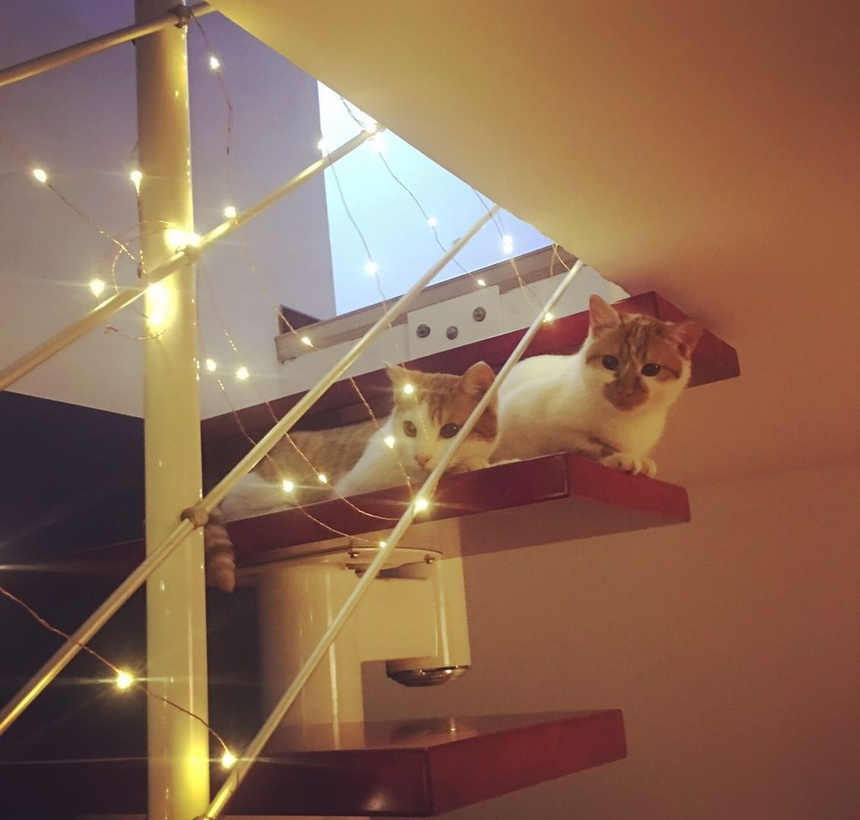
#> input picture traditional_cv/xxm.jpeg, 860 x 820 px, shrunk from 1132 x 1080 before the run, found by its file name
$ python median_blur_scratch.py
#> lines starting #> are read from the running program, lines starting #| are printed output that depends on the picture
import cv2
import numpy as np
import math

img_path = '/Users/mc/Documents/python/cv/traditional_cv/xxm.jpeg'
img = cv2.imread(img_path, 0)
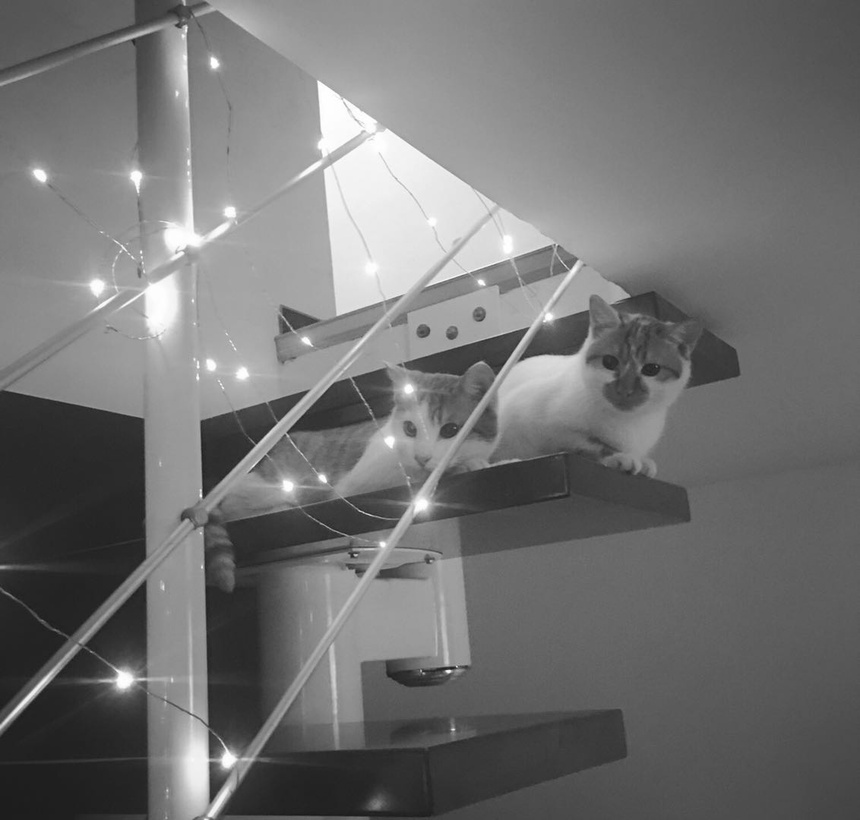
#> img: shape (820, 860); min 26, max 255, mean 113.6
# [6 lines of commented-out code are left out]

shape = img.shape
#> shape = (820, 860)
kernel_size = 11
padding_size = math.ceil((kernel_size - 1) / 2)

def padding_replica(img, padding_size):
    padding_matrix_vert_ceil = np.array([img[:][0] for _ in range(padding_size)])
    padding_matrix_vert_floor = np.array([img[:][-1] for _ in range(padding_size)])
    img = np.concatenate((img, padding_matrix_vert_floor))
    img = np.concatenate((padding_matrix_vert_ceil, img))

    padding_matrix_hori = np.zeros((img.shape[0], padding_size))
    padding_matrix_hori_left = np.array([img.T[:][0] for _ in range(padding_size)]).T
    padding_matrix_hori_right = np.array([img.T[:][-1] for _ in range(padding_size)]).T

    img = np.concatenate((img, padding_matrix_hori_right), axis = 1)
    img = np.concatenate((padding_matrix_hori_left, img), axis = 1)
    return img

def padding_zero(img, padding_size):
    padding_matrix_vert = np.zeros((padding_size, img.shape[1]))
    img = np.concatenate((img, padding_matrix_vert))
    img = np.concatenate((padding_matrix_vert, img))
    padding_matrix_hori = np.zeros((img.shape[0], padding_size))
    img = np.concatenate((img, padding_matrix_hori), axis = 1)
    img = np.concatenate((padding_matrix_hori, img), axis = 1)
    return img


def get_pixel_value(matrix):
    matrix = matrix.flatten()
    index = math.ceil(len(matrix)/2)
    return np.sort(matrix)[index]


def median_blur(img, padding_size, kernel_size, **kw):
    shape_ori = img.shape
    if 'padding_way' in kw:
        way = kw['padding_way']
    else:
        way = None
    if way == 'zero':
        img = padding_zero(img, padding_size)
    elif way == 'replica':
        img = padding_replica(img, padding_size)
    shape = img.shape
    pixel_list = []
    col_bound = shape[1] - kernel_size + 1
    rang = (shape[0] - kernel_size + 1) * (shape[1] - kernel_size + 1)
    for i in range( rang ):
        times = i + 1
        row_index = i // col_bound
        col_index = i % col_bound
        cov_matrix = np.array( [ img[j][col_index:col_index+kernel_size] for j in range(row_index, row_index+kernel_size) ] )
        pixel_list.append(get_pixel_value(cov_matrix))
    return np.array(pixel_list).reshape(shape_ori)

if __name__ == "__main__":
    blured_img = median_blur(img, padding_size, kernel_size, **{'padding_way':'replica'})
#> in padding_replica, `img = np.concatenate((img, padding_matrix_vert_floor))`:
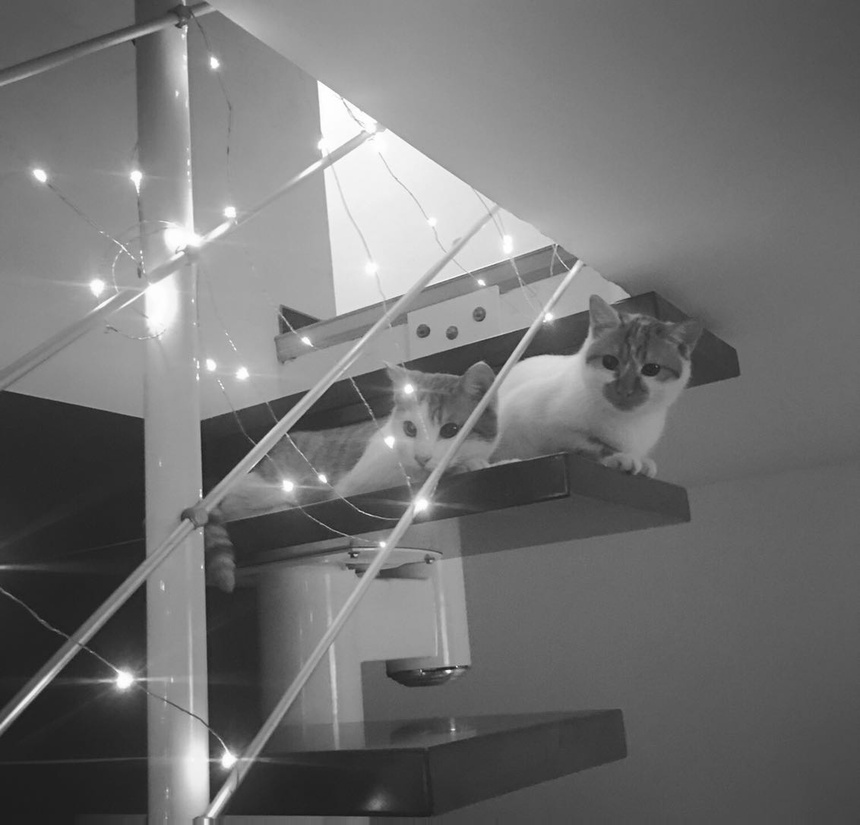
#> img: shape (825, 860); min 26, max 255, mean 113.3
#> in padding_replica, `img = np.concatenate((padding_matrix_vert_ceil, img))`:
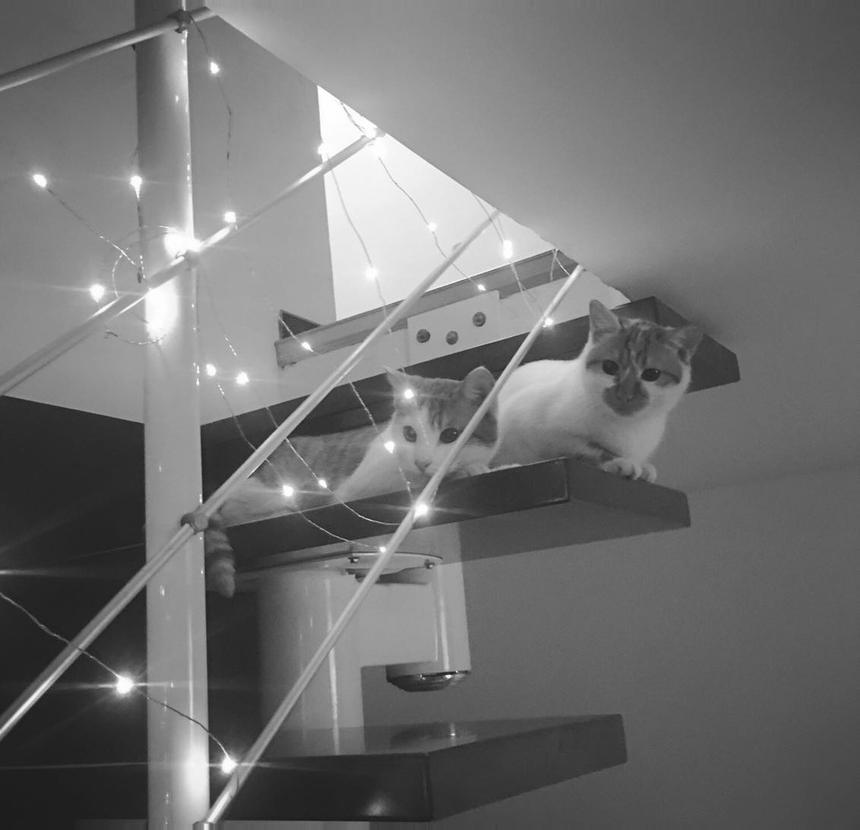
#> img: shape (830, 860); min 26, max 255, mean 113.3
#> in padding_replica, `padding_matrix_hori_left = np.array([img.T[:][0] for _ in range(paddin..`: padding_matrix_hori_left = 830 rows, first 6: [84, 84, 84, 84, 84], [84, 84, 84, 84, 84], [84, 84, 84, 84, 84], [84, 84, 84, 84, 84], [84, 84, 84, 84, 84], [84, 84, 84, 84, 84]
#> in padding_replica, `padding_matrix_hori_right = np.array([img.T[:][-1] for _ in range(padd..`: padding_matrix_hori_right = 830 rows, first 6: [76, 76, 76, 76, 76], [76, 76, 76, 76, 76], [76, 76, 76, 76, 76], [76, 76, 76, 76, 76], [76, 76, 76, 76, 76], [76, 76, 76, 76, 76]
#> in padding_replica, `img = np.concatenate((padding_matrix_hori_left, img), axis = 1)`:
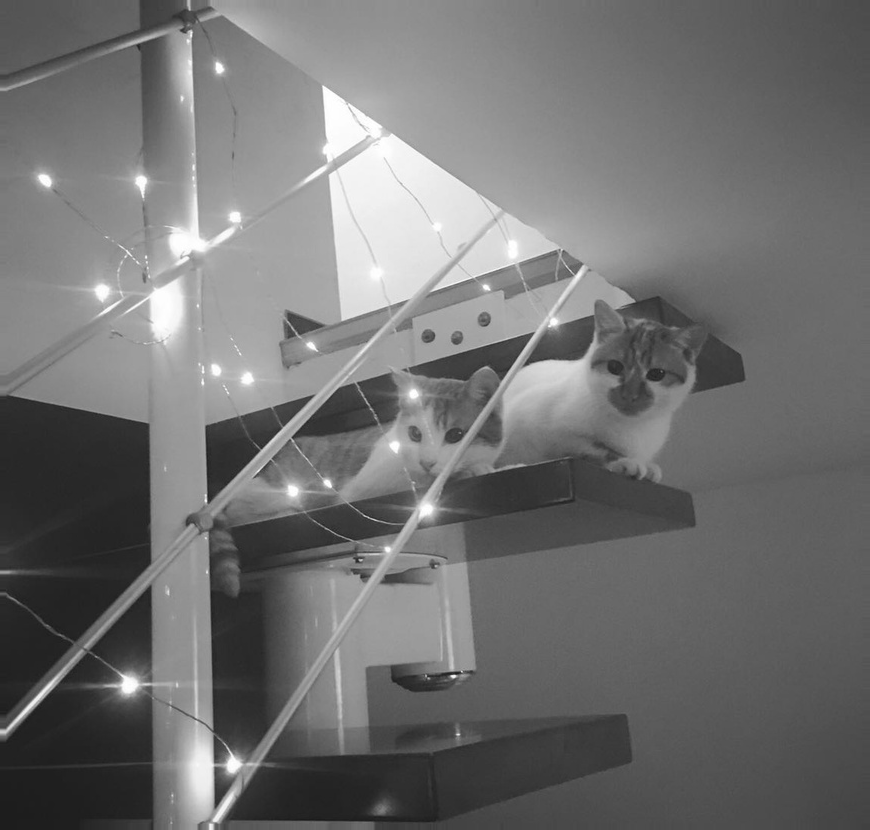
#> img: shape (830, 870); min 26, max 255, mean 113
#> after the loop in median_blur, `for i in range( rang ):`: pixel_list = 705200 items
    cv2.imwrite('/Users/mc/Documents/python/cv/traditional_cv2/blured_xxm_replica_kernel11.jpg',blured_img)


# t = np.array([ [1,2,3,4],[2,3,4,5],[3,4,5,6] ])
# pd = padding_zero(t,1)
